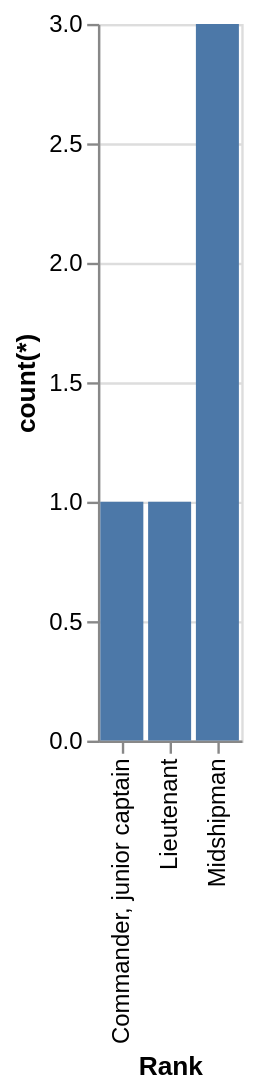

Source (Vega-Lite JSON):
### Vega-Lite specification from a JSON file in a GitHub repository (floating-point values rounded to 4 significant figures)
{"data": {"values": [{"x_data": "Commander, junior captain", "y_data": 1}, {"x_data": "Lieutenant", "y_data": 1}, {"x_data": "Midshipman", "y_data": 3}]}, "mark": "bar", "encoding": {"x": {"field": "x_data", "type": "nominal", "title": "Rank", "sort": "ascending"}, "y": {"field": "y_data", "type": "quantitative", "title": "count(*)"}}}
